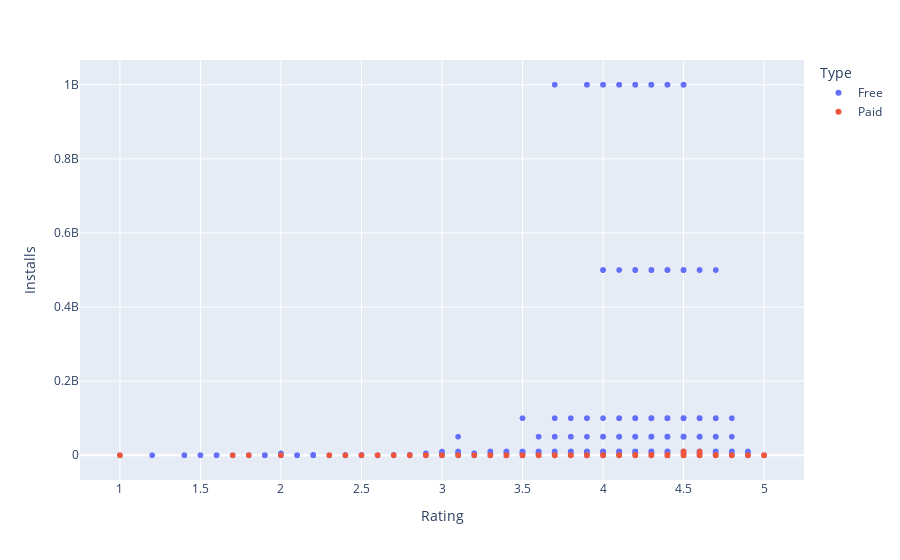

Notebook code for this chart:
### Code cell
px.scatter(df, y='Installs', x="Rating",color='Type')

### Figure 1 — Plotly figure (JSON) as saved in the notebook; plotly's stock layout.template omitted (floating-point values rounded to 4 significant figures; data arrays with more than 128 entries replaced by an {"elided": "..."} marker saying what was removed)
{"data": [{"hovertemplate": "Type=Free<br>Rating=%{x}<br>Installs=%{y}<extra></extra>", "legendgroup": "Free", "marker": {"color": "#636efa", "symbol": "circle"}, "mode": "markers", "name": "Free", "showlegend": true, "type": "scattergl", "x": {"elided": "10035 float values"}, "xaxis": "x", "y": {"elided": "10035 int values"}, "yaxis": "y"}, {"hovertemplate": "Type=Paid<br>Rating=%{x}<br>Installs=%{y}<extra></extra>", "legendgroup": "Paid", "marker": {"color": "#EF553B", "symbol": "circle"}, "mode": "markers", "name": "Paid", "showlegend": true, "type": "scattergl", "x": {"elided": "790 float values"}, "xaxis": "x", "y": {"elided": "790 int values"}, "yaxis": "y"}], "layout": {"legend": {"title": {"text": "Type"}, "tracegroupgap": 0}, "margin": {"t": 60}, "xaxis": {"anchor": "y", "domain": [0, 1], "title": {"text": "Rating"}}, "yaxis": {"anchor": "x", "domain": [0, 1], "title": {"text": "Installs"}}}}
